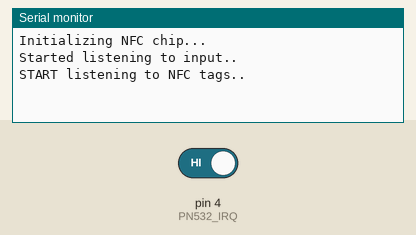
Simulated run of this sketch. Board: Arduino Uno, built with avr-gcc and run on an emulated ATmega328P. Parts: the last lines printed to the serial monitor. Inputs (shaded band) come from the test bench; at power-on: pin 4 (PN532_IRQ) HIGH.

Above: at 1.8 s.
1.9 s: pin 4 (PN532_IRQ) driven LOW
At 2.31 s:
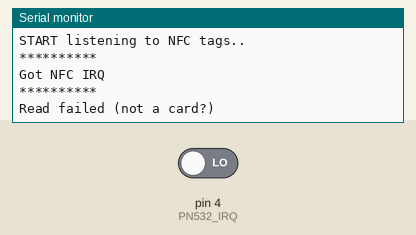
At 3.0 s:
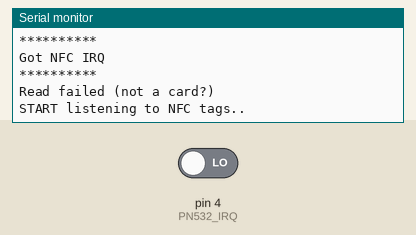

The sketch:

NFC_Test_nonBlocking.ino
```cpp
//https://github.com/Udinic/smartShadeController/blob/master/smartShadeController.ino
//https://github.com/adafruit/Adafruit-PN532
#include <Adafruit_PN532.h>
// PIN definitions
#define PN532_IRQ   (4)
#define PN532_RESET (5)

// Config
const boolean NFC_DISABLED = false;

// State
bool listeningToNFC = false;
uint8_t irqCurr;
uint8_t irqPrev;

// Init the object that controls the PN532 NFC chip
Adafruit_PN532 nfc(PN532_IRQ, PN532_RESET);


void startListeningToNFC() {
  if (NFC_DISABLED) {
    return;
  }
  listeningToNFC = true;
  irqCurr = digitalRead(PN532_IRQ);
  irqPrev = irqCurr;

  Serial.println("START listening to NFC tags..");
  nfc.startPassiveTargetIDDetection(PN532_MIFARE_ISO14443A);
}

void stopListeningToNFC() {
  if (NFC_DISABLED) {
    return;
  }
  listeningToNFC = false;
  Serial.println("STOP listening to NFC tags..");
  digitalWrite(PN532_RESET, HIGH);

}


uint32_t getCardId(uint8_t uid[], uint8_t uidLength) {
  if (uidLength == 4)
  {
    // We probably have a Mifare Classic card ...
    uint32_t cardid = uid[0];
    cardid <<= 8;
    cardid |= uid[1];
    cardid <<= 8;
    cardid |= uid[2];
    cardid <<= 8;
    cardid |= uid[3];
    return cardid;
  } else {
    return -1;
  }
}

void printCardInfo(uint8_t uid[], uint8_t uidLength) {
  Serial.println("***********************");
  Serial.println("Found an ISO14443A card !!");
  Serial.print("  UID Length: "); Serial.print(uidLength, DEC); Serial.println(" bytes");
  Serial.print("  UID Value: ");
  nfc.PrintHex(uid, uidLength);

  if (uidLength == 4)
  {
    // We probably have a Mifare Classic card ...
    uint32_t cardid = uid[0];
    cardid <<= 8;
    cardid |= uid[1];
    cardid <<= 8;
    cardid |= uid[2];
    cardid <<= 8;
    cardid |= uid[3];
    Serial.print("Seems to be a Mifare Classic card #");
    Serial.println(cardid);
  }
  Serial.println("");
  Serial.println("***********************");
}


void handleNFCDetected() {
  Serial.println("**********");
  Serial.println("Got NFC IRQ");
  Serial.println("**********");

  uint8_t success = false;
  uint8_t uid[] = { 0, 0, 0, 0, 0, 0, 0 };  // Buffer to store the returned UID
  uint8_t uidLength;                        // Length of the UID (4 or 7 bytes depending on ISO14443A card type)

  // read the NFC tag's info
  success = nfc.readDetectedPassiveTargetID(uid, &uidLength);
  Serial.println(success ? "Read successful" : "Read failed (not a card?)");

  if (success) {
    uint32_t cardId = getCardId(uid, uidLength);
    Serial.print("Found card : ");
    Serial.println(cardId );
  }

  if (listeningToNFC) {
    delay(500);
    //      Serial.println("Start listening for cards again");
    startListeningToNFC();
  }
}


void setup() {
  Serial.begin(115200);
  while (!Serial);


  if (!NFC_DISABLED) {
    Serial.println("Initializing NFC chip...");
    nfc.begin();

    uint32_t versiondata = nfc.getFirmwareVersion();
    if (! versiondata) {
      Serial.print("Didn't find PN53x board");
      while (1); // halt
    }

    // configure board to read RFID tags
    nfc.SAMConfig();

    // Setting the NFC IRQ pin.
    pinMode(PN532_IRQ, INPUT_PULLUP);
  }

  Serial.println("Started listening to input..");

  startListeningToNFC();
}

void loop() {
  //Serial.println(".");
  delay(500);


  irqCurr = digitalRead(PN532_IRQ);

  if (listeningToNFC && irqCurr == LOW && irqPrev == HIGH) {
    handleNFCDetected();
  } else if (irqCurr == LOW && irqPrev == HIGH) {
    Serial.println("##### Got IRQ while not listening..");
  }

  irqPrev = irqCurr;

}
```

Measured:
- after the input at 1.9 s, the serial monitor: prints a new line after 0.10 s (image 1)
